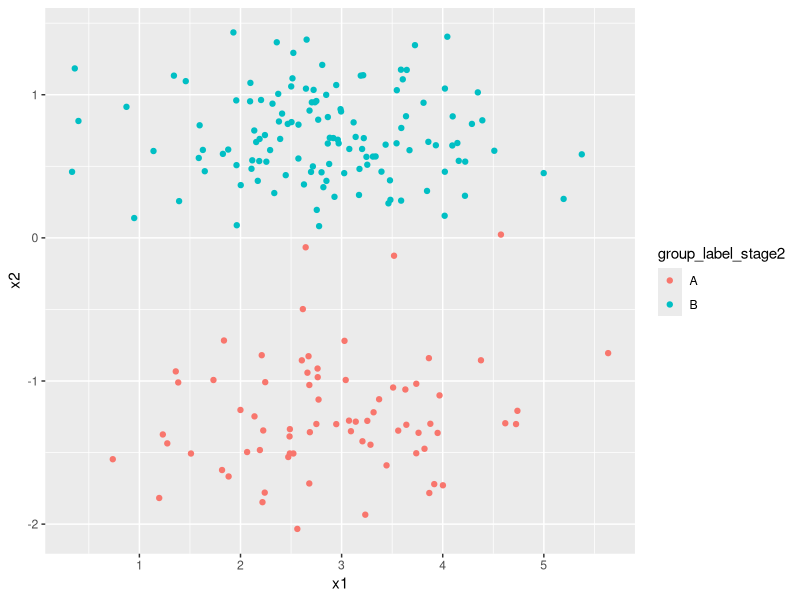

The R script that drew this image:
## ---- chunk 1
knitr::opts_chunk$set(echo = TRUE)
## ---- chunk 2
library(dplyr) # Data manipulation

set.seed(2019) # Fix result
portfolio <- data.frame(
  x1 = rnorm(200, 3, 1),
  x2 = scale(
    c(
      rnorm(70, 4, 1),
      rnorm(130, 10, 1)
    )
  )
)
## ---- chunk 3
group_label_stage1 <- c(
  rep("A", 100),
  rep("B", 100)
)

portfolio <- portfolio %>% 
  mutate(group_label_stage1 = group_label_stage1)

ClusterACentre <- c(
  mean(portfolio$x1[portfolio$group_label_stage1 == "A"]),
  mean(portfolio$x2[portfolio$group_label_stage1 == "A"])
)

ClusterBCentre <- c(
  mean(portfolio$x1[portfolio$group_label_stage1 == "B"]),
  mean(portfolio$x2[portfolio$group_label_stage1 == "B"])
)
## ---- chunk 4
dist_A <- sqrt(
  (portfolio$x1 - ClusterACentre[1])^2 
  + (portfolio$x2 - ClusterACentre[2])^2 
)

dist_B <- sqrt(
  (portfolio$x1 - ClusterBCentre[1])^2 
  + (portfolio$x2 - ClusterBCentre[2])^2 
)

portfolio <- portfolio %>% 
  mutate(
    dist_A = dist_A,
    dist_B = dist_B
  )
## ---- chunk 5
portfolio <- portfolio %>% 
  mutate(
    group_label_stage2 = ifelse(portfolio$dist_A <= portfolio$dist_B, "A", "B")
  )
## ---- chunk 6
combos <- portfolio %>% 
  count(group_label_stage1, group_label_stage2)

matrix(
  combos$n,
  nrow = 2,
  dimnames = list(
    c("A", "B"),
    c("A", "B")
  )
)
## ---- chunk 7
library(ggplot2)

portfolio %>% 
ggplot() +
  geom_point(
    aes(x1, x2, colour = group_label_stage2)
  )
